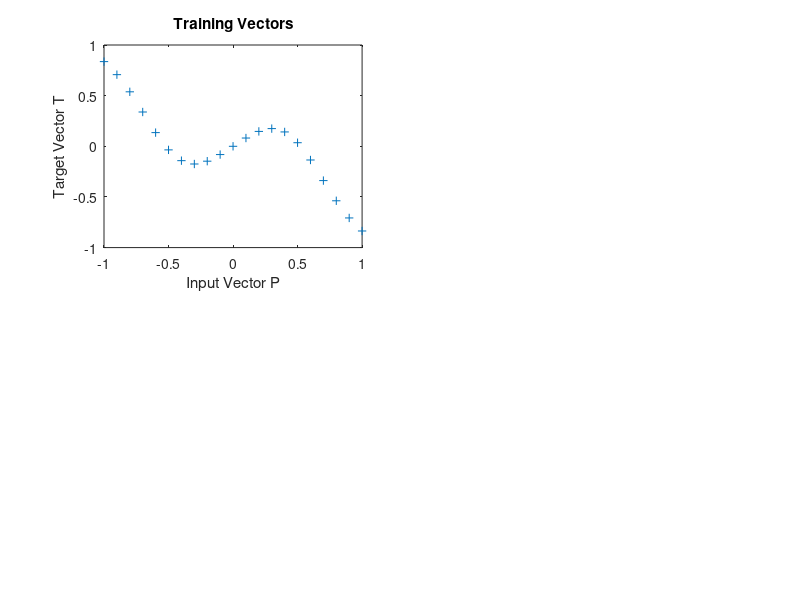

Recreate this plot in MATLAB. (Note: this script raises an error after producing the figure.)
clc
clear
close all

% Radial Basis Approximation
% This example uses the NEWRB function to create a radial basis network
% that approximates a function defined by a set of data points.
% Define 21 inputs P and associated targets T.
X = -1:.1:1;
% T = [-.9602 -.5770 -.0729  .3771  .6405  .6600  .4609 ...
%       .1336 -.2013 -.4344 -.5000 -.3930 -.1647  .0988 ...
%       .3072  .3960  .3449  .1816 -.0312 -.2189 -.3201];
  
T = X.*sin(cos(3*X));  

figure(1);
subplot(2,2,1);
plot(X,T,'+');
title('Training Vectors');
xlabel('Input Vector P');
ylabel('Target Vector T');

% We would like to find a function which fits the 21 data points. One way
% to do this is with a radial basis network. A radial basis network is a
% network with two layers. A hidden layer of radial basis neurons and an 
% output layer of linear neurons. Here is the radial basis transfer
% function used by the hidden layer.
x = -3:.1:3;
a = radbas(x);

subplot(2,2,2);
plot(x,a)
title('Radial Basis Transfer Function');
xlabel('Input p');
ylabel('Output a');

% The weights and biases of each neuron in the hidden layer define the
% position and width of a radial basis function. Each linear output neuron
% forms a weighted sum of these radial basis functions. With the correct
% weight and bias values for each layer, and enough hidden neurons, a
% radial basis network can fit any function with any desired accuracy. This
% is an example of three radial basis functions (in blue) are scaled and
% summed to produce a function (in magenta).
a1 = radbas(x);
a2 = radbas(x-1.5);
a3 = 0.5 * radbas(x+2);
a4 = a1 + a2 + a3;

subplot(2,2,3);
plot(x,a1,'b-',x,a2,'g-',x,a3,'r-',x,a4,'m-')
title('Weighted Sum of Radial Basis Transfer Functions');
xlabel('Input p');
ylabel('Output a');
legend('RBF #1','RBF #2','RBF #3','scaled and summed of 3 RBFs');

% The function NEWRB quickly creates a radial basis network which
% approximates the function defined by P and T. In addition to the training
% set and targets, NEWRB takes two arguments, the sum-squared error goal
% and the spread constant.
goal = 0.001;  % sum-squared error goal
spread = 1;  % spread constant
MN = 8;      % number of hidden neurons
DF = 1;       % display frequency
net = newrb(X,T,goal,spread,MN,DF);
%net = newrbe(X,T,spread);

% To see how the network performs, replot the training set. Then simulate
% the network response for inputs over the same range. Finally, plot the
% results on the same graph.

X_test = -1:.01:1;
Y_hat = net(X_test);

figure(1);
subplot(2,2,4);
plot(X,T,'+');
xlabel('Input');
hold on;
plot(X_test,Y_hat);
hold off;
legend({'Target','Output'});
title('RBF Network');

view(net)

netPerformance(T,net(X));
